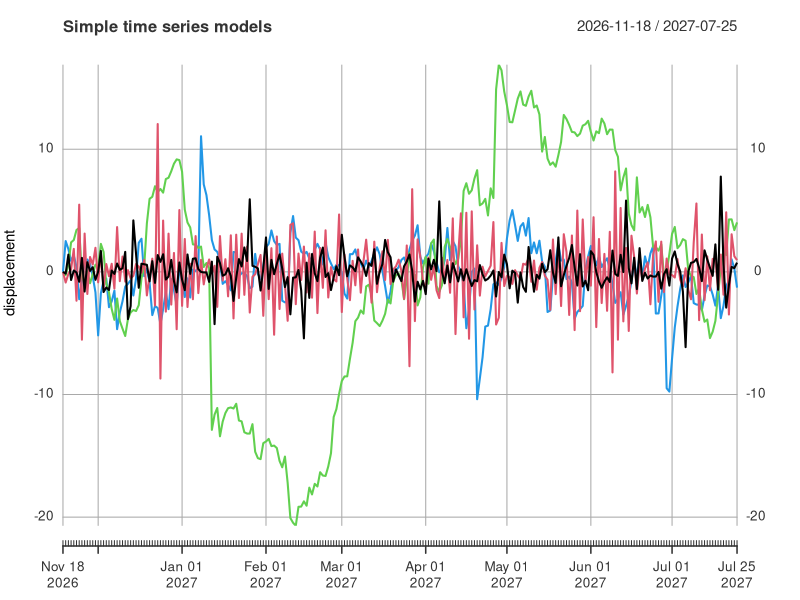
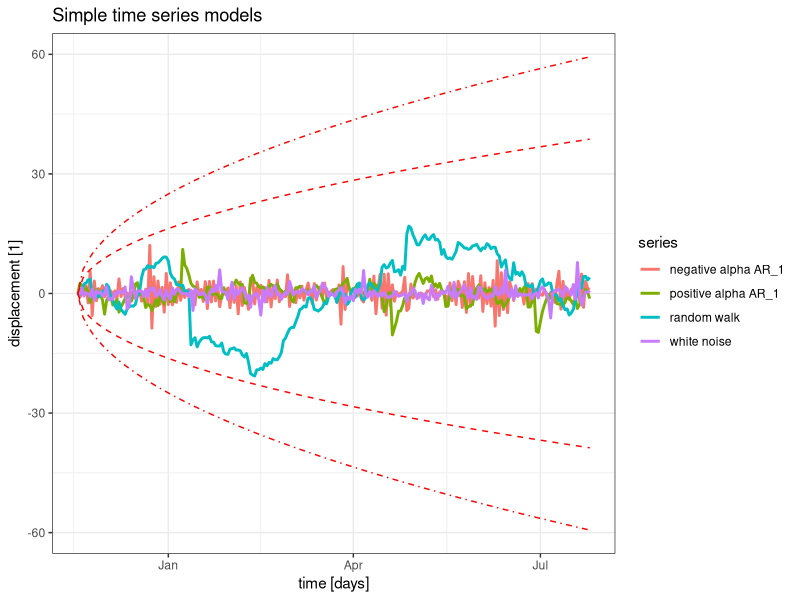
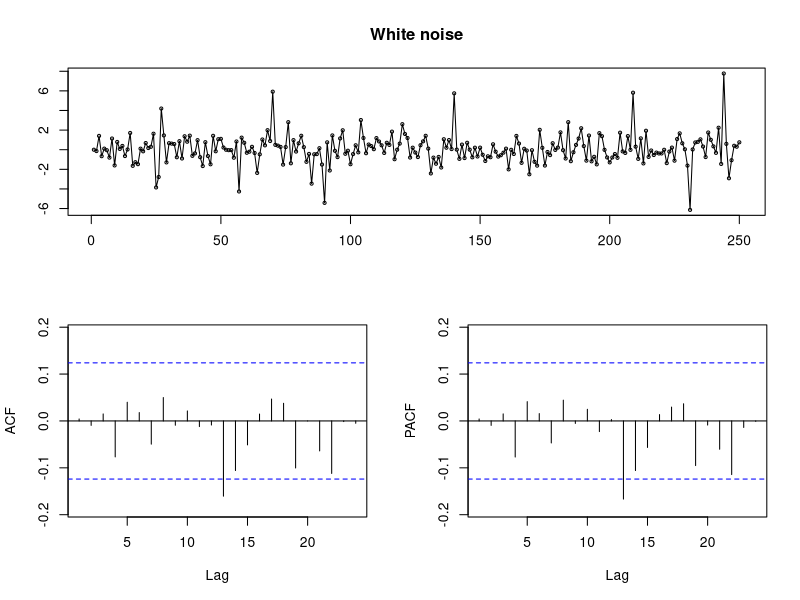
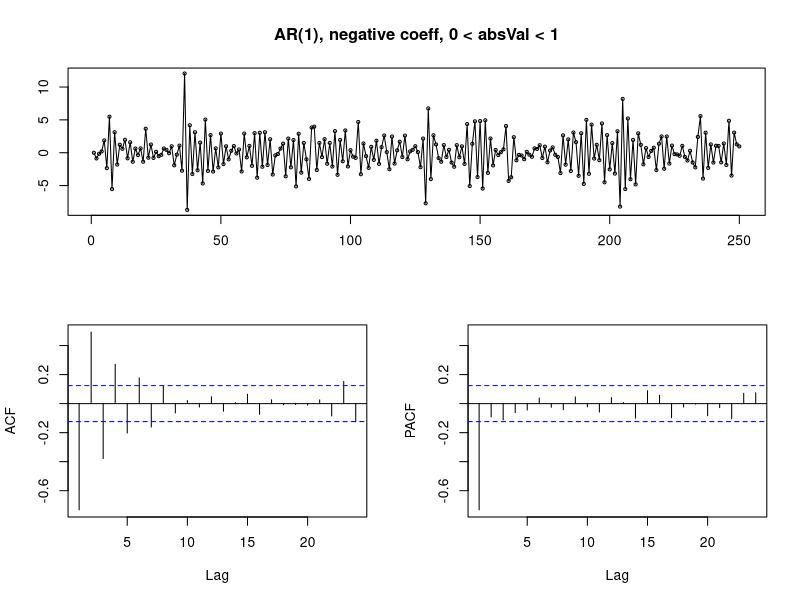
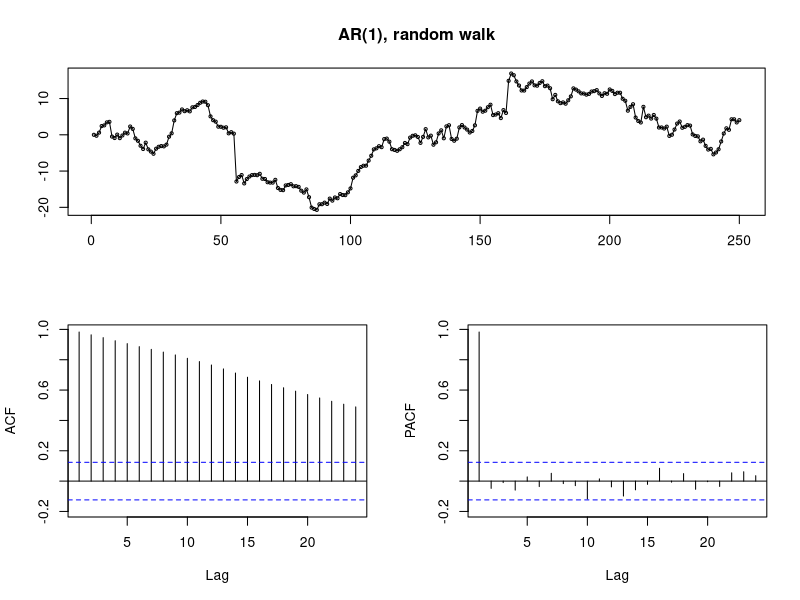
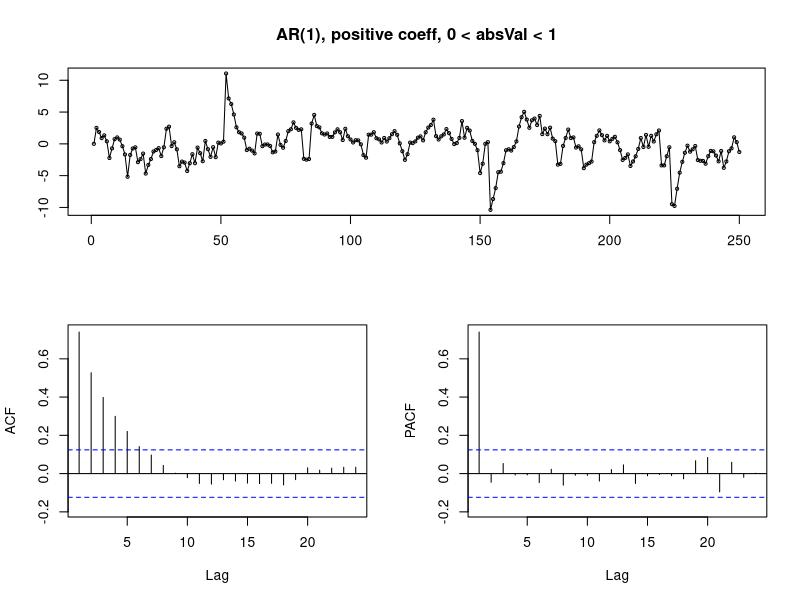
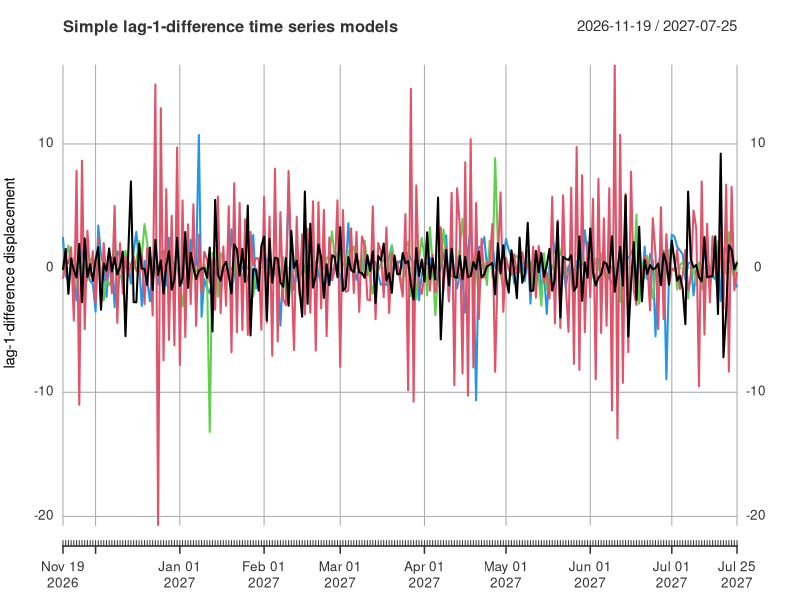
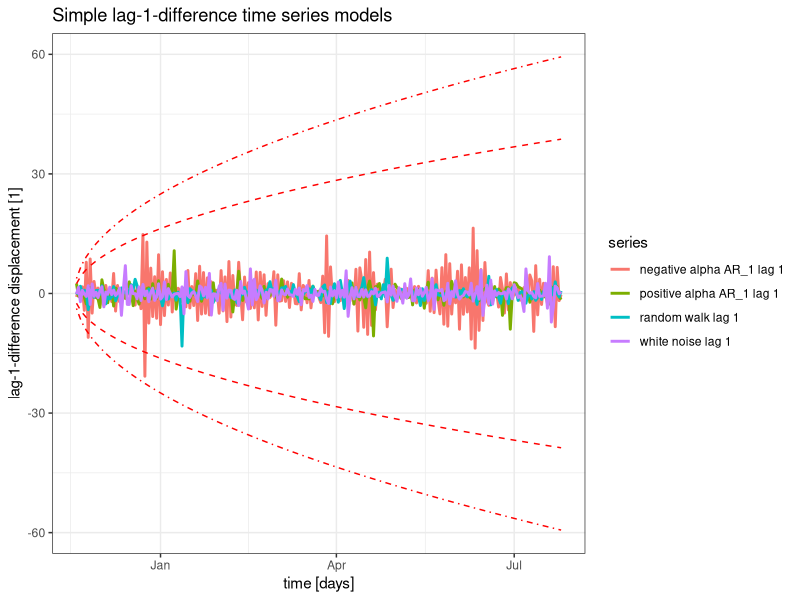

Recreate these plots in R, in order.
## ---- chunk 1
knitr::opts_chunk$set(echo = TRUE)
## ---- chunk 2
library(tidyverse)
library(xts)
library(forecast)
library(urca)
## ---- chunk 3
n <- 250
alpha <- 0.75
sigma <- 2.0
df <- 3
type <- "gosset" # "gauss"
## ---- chunk 4
time <- Sys.Date() + 0:(n - 1)
## ---- chunk 5
ar_one_process <-
  function(n,
           y0 = 0,
           alpha = 1,
           sigma = 1,
           df = 3,
           type = "gauss") {
    
    y <- vector(mode = "numeric", length = n)
    y[1] <- y0
    
    if (type == "gauss") {
      # Gaussian white noise
      w <- rnorm(n = n, mean = 0, sd = sigma)
    } else if (type == "gosset") {
      # Gossetian white noise
      w <- rt(n = n, df = df)
    }
    
    for (i in 2:n) {
      y[i] <- alpha * y[i - 1] + w[i]
    }
    
    return(y)
    
  }
## ---- chunk 6
data <-
  tibble::tibble(
    y1 = ar_one_process(
      n = n,
      y0 = 0,
      alpha = 0.0,
      sigma = sigma,
      df = df,
      type = type
    ),
    y2 = ar_one_process(
      n = n,
      y0 = 0,
      alpha = -alpha,
      sigma = sigma,
      df = df,
      type = type
    ),
    y3 = ar_one_process(
      n = n,
      y0 = 0,
      alpha = 1.0,
      sigma = sigma,
      df = df,
      type = type
    ),
    y4 = ar_one_process(
      n = n,
      y0 = 0,
      alpha = alpha,
      sigma = sigma,
      df = df,
      type = type
    )
  )
## ---- chunk 7
y_xts <-
  xts::xts(
    x = data,
    order.by = time,
    frequency = 1,
    unique = TRUE
  )
## ---- chunk 8
quantileLineNorm <-
  function(x,
           sign = 1,
           prob = 0.89,
           sigma = 1.0) {
    t1 <- (x - Sys.Date())
    t2 <- as.numeric(t1)
    out <- sign * qnorm(p = prob, mean = 0, sd = sigma) * sqrt(t2)
    return(out)
  }
## ---- chunk 9
plot.xts(
  x = y_xts ,
  main = "Simple time series models" ,
  xlab = "time" ,
  ylab = "displacement"
)
## ---- chunk 10
mseries1 <-
  cbind(y_xts$y1 ,
        y_xts$y2 ,
        y_xts$y3 ,
        y_xts$y4)
names(mseries1) <-
  c("white noise" ,
    "negative alpha AR_1" ,
    "random walk" ,
    "positive alpha AR_1")
index(mseries1) <-
  as.Date(index(mseries1))

broom::tidy(x = mseries1) %>%
  ggplot(data = .,
         mapping = aes(x = index, y = value, colour = series)) +
  geom_line(size = 1.0) +
  labs(title = "Simple time series models") +
  xlab(label = "time [days]") +
  ylab(label = "displacement [1]") +
  stat_function(
    fun = quantileLineNorm,
    args = list(sign = 1,
                prob = 0.89,
                sigma = sigma),
    linetype = "dashed",
    colour = "red"
  ) +
  stat_function(
    fun = quantileLineNorm,
    args = list(
      sign = -1,
      prob = 0.89,
      sigma = sigma
    ),
    linetype = "dashed",
    colour = "red"
  ) +
  stat_function(
    fun = quantileLineNorm,
    args = list(sign = 1,
                prob = 0.97,
                sigma = sigma),
    linetype = "dotdash",
    colour = "red"
  ) +
  stat_function(
    fun = quantileLineNorm,
    args = list(
      sign = -1,
      prob = 0.97,
      sigma = sigma
    ),
    linetype = "dotdash",
    colour = "red"
  ) +
  theme_bw()
## ---- chunk 11
forecast::tsdisplay(
  x = y_xts$y1,
  plot.type = "partial",
  points = TRUE,
  ci.type = "white",
  na.action = na.pass,
  main = "White noise"
)
## ---- chunk 12
forecast::tsdisplay(
  x = y_xts$y2,
  plot.type = "partial",
  points = TRUE,
  ci.type = "white",
  na.action = na.pass,
  main = "AR(1), negative coeff, 0 < absVal < 1"
)
## ---- chunk 13
forecast::tsdisplay(
  x = y_xts$y3,
  plot.type = "partial",
  points = TRUE,
  ci.type = "white",
  na.action = na.pass,
  main = "AR(1), random walk"
)
## ---- chunk 14
forecast::tsdisplay(
  x = y_xts$y4,
  plot.type = "partial",
  points = TRUE,
  ci.type = "white",
  na.action = na.pass,
  main = "AR(1), positive coeff, 0 < absVal < 1"
)
## ---- chunk 15
coredata(y_xts) %>%
  apply(
    X = .,
    MARGIN = 2,
    FUN = ur.df,
    type = "none",
    #lags = 32 ,
    selectlags = "AIC"
  ) %>%
  map(function(urca.element) {
    return(
      tibble(
        critical_values = as.data.frame(urca.element@cval) %>%
          filter(row_number() == 1),
        test_statistic = urca.element@teststat
      )
    )
  }) %>%
  map(function(results_table) {
    results_table %>%
      transmute(
        .data = .,
        `0.01` = .$critical_values$`1pct`,
        `0.05` = .$critical_values$`5pct`,
        `0.10` = .$critical_values$`10pct`,
        teststat = .$test_statistic
      )
  }) %>%
  bind_rows(.id = "time_series")
## ---- chunk 16
coredata(y_xts) %>%
  apply(
    X = .,
    MARGIN = 2,
    FUN = ur.kpss,
    type = "mu" ,
    lags = "long"
  ) %>%
  map(function(urca.element) {
    return(
      tibble(
        critical_values = as.data.frame(urca.element@cval) %>%
          filter(row_number() == 1),
        test_statistic = urca.element@teststat
      )
    )
  }) %>%
  map(function(results_table) {
    results_table %>%
      transmute(
        .data = .,
        `0.01` = .$critical_values$`1pct`,
        `0.05` = .$critical_values$`5pct`,
        `0.10` = .$critical_values$`10pct`,
        teststat = .$test_statistic
      )
  }) %>%
  bind_rows(.id = "time_series")
## ---- chunk 17
coredata(y_xts) %>%
  apply(
    X = .,
    MARGIN = 2,
    FUN = ur.pp,
    type = "Z-tau",
    model = "constant",
    lags = "long"
  ) %>%
  map(function(urca.element) {
    return(
      tibble(
        critical_values = as.data.frame(urca.element@cval) %>%
          filter(row_number() == 1),
        test_statistic = urca.element@teststat
      )
    )
  }) %>%
  map(function(results_table) {
    results_table %>%
      transmute(
        .data = .,
        `0.01` = .$critical_values$`1pct`,
        `0.05` = .$critical_values$`5pct`,
        `0.10` = .$critical_values$`10pct`,
        teststat = .$test_statistic
      )
  }) %>%
  bind_rows(.id = "time_series")
## ---- chunk 18
y_diff_xts <- diff(x = y_xts, lag = 1) %>%
  na.omit(object = .)
## ---- chunk 19
plot.xts(
  x = y_diff_xts ,
  main = "Simple lag-1-difference time series models" ,
  xlab = "time" ,
  ylab = "lag-1-difference displacement"
)
## ---- chunk 20
mseries2 <-
  cbind(y_diff_xts$y1 ,
        y_diff_xts$y2 ,
        y_diff_xts$y3 ,
        y_diff_xts$y4)
names(mseries2) <-
  c(
    "white noise lag 1" ,
    "negative alpha AR_1 lag 1" ,
    "random walk lag 1" ,
    "positive alpha AR_1 lag 1"
  )
index(mseries2) <-
  as.Date(index(mseries2))

broom::tidy(x = mseries2) %>%
  ggplot(data = .,
         mapping = aes(x = index, y = value, colour = series)) +
  geom_line(size = 1.0) +
  labs(title = "Simple lag-1-difference time series models") +
  xlab(label = "time [days]") +
  ylab(label = "lag-1-difference displacement [1]") +
  stat_function(
    fun = quantileLineNorm,
    args = list(sign = 1,
                prob = 0.89,
                sigma = sigma),
    linetype = "dashed",
    colour = "red"
  ) +
  stat_function(
    fun = quantileLineNorm,
    args = list(
      sign = -1,
      prob = 0.89,
      sigma = sigma
    ),
    linetype = "dashed",
    colour = "red"
  ) +
  stat_function(
    fun = quantileLineNorm,
    args = list(sign = 1,
                prob = 0.97,
                sigma = sigma),
    linetype = "dotdash",
    colour = "red"
  ) +
  stat_function(
    fun = quantileLineNorm,
    args = list(
      sign = -1,
      prob = 0.97,
      sigma = sigma
    ),
    linetype = "dotdash",
    colour = "red"
  ) +
  theme_bw()
## ---- chunk 21
forecast::tsdisplay(
  x = y_diff_xts$y1,
  plot.type = "partial",
  points = TRUE,
  ci.type = "white",
  na.action = na.pass,
  main = "Lag-1-difference white noise"
)
## ---- chunk 22
forecast::tsdisplay(
  x = y_diff_xts$y2,
  plot.type = "partial",
  points = TRUE,
  ci.type = "white",
  na.action = na.pass,
  main = "Lag-1-difference AR(1), negative coeff, 0 < absVal < 1"
)
## ---- chunk 23
forecast::tsdisplay(
  x = y_diff_xts$y3,
  plot.type = "partial",
  points = TRUE,
  ci.type = "white",
  na.action = na.pass,
  main = "Lag-1-difference AR(1), random walk"
)
## ---- chunk 24
forecast::tsdisplay(
  x = y_diff_xts$y4,
  plot.type = "partial",
  points = TRUE,
  ci.type = "white",
  na.action = na.pass,
  main = "Lag-1-difference AR(1), positive coeff, 0 < absVal < 1"
)
## ---- chunk 25
coredata(y_diff_xts) %>%
  apply(
    X = .,
    MARGIN = 2,
    FUN = ur.df,
    type = "none",
    #lags = 32 ,
    selectlags = "AIC"
  ) %>%
  map(function(urca.element) {
    return(
      tibble(
        critical_values = as.data.frame(urca.element@cval) %>%
          filter(row_number() == 1),
        test_statistic = urca.element@teststat
      )
    )
  }) %>%
  map(function(results_table) {
    results_table %>%
      transmute(
        .data = .,
        `0.01` = .$critical_values$`1pct`,
        `0.05` = .$critical_values$`5pct`,
        `0.10` = .$critical_values$`10pct`,
        teststat = .$test_statistic
      )
  }) %>%
  bind_rows(.id = "time_series")
## ---- chunk 26
coredata(y_diff_xts) %>%
  apply(
    X = .,
    MARGIN = 2,
    FUN = ur.kpss,
    type = "mu" ,
    lags = "long"
  ) %>%
  map(function(urca.element) {
    return(
      tibble(
        critical_values = as.data.frame(urca.element@cval) %>%
          filter(row_number() == 1),
        test_statistic = urca.element@teststat
      )
    )
  }) %>%
  map(function(results_table) {
    results_table %>%
      transmute(
        .data = .,
        `0.01` = .$critical_values$`1pct`,
        `0.05` = .$critical_values$`5pct`,
        `0.10` = .$critical_values$`10pct`,
        teststat = .$test_statistic
      )
  }) %>%
  bind_rows(.id = "time_series")
## ---- chunk 27
coredata(y_diff_xts) %>%
  apply(
    X = .,
    MARGIN = 2,
    FUN = ur.pp,
    type = "Z-tau",
    model = "constant",
    lags = "long"
  ) %>%
  map(function(urca.element) {
    return(
      tibble(
        critical_values = as.data.frame(urca.element@cval) %>%
          filter(row_number() == 1),
        test_statistic = urca.element@teststat
      )
    )
  }) %>%
  map(function(results_table) {
    results_table %>%
      transmute(
        .data = .,
        `0.01` = .$critical_values$`1pct`,
        `0.05` = .$critical_values$`5pct`,
        `0.10` = .$critical_values$`10pct`,
        teststat = .$test_statistic
      )
  }) %>%
  bind_rows(.id = "time_series")
## ---- chunk 28
sessionInfo()
